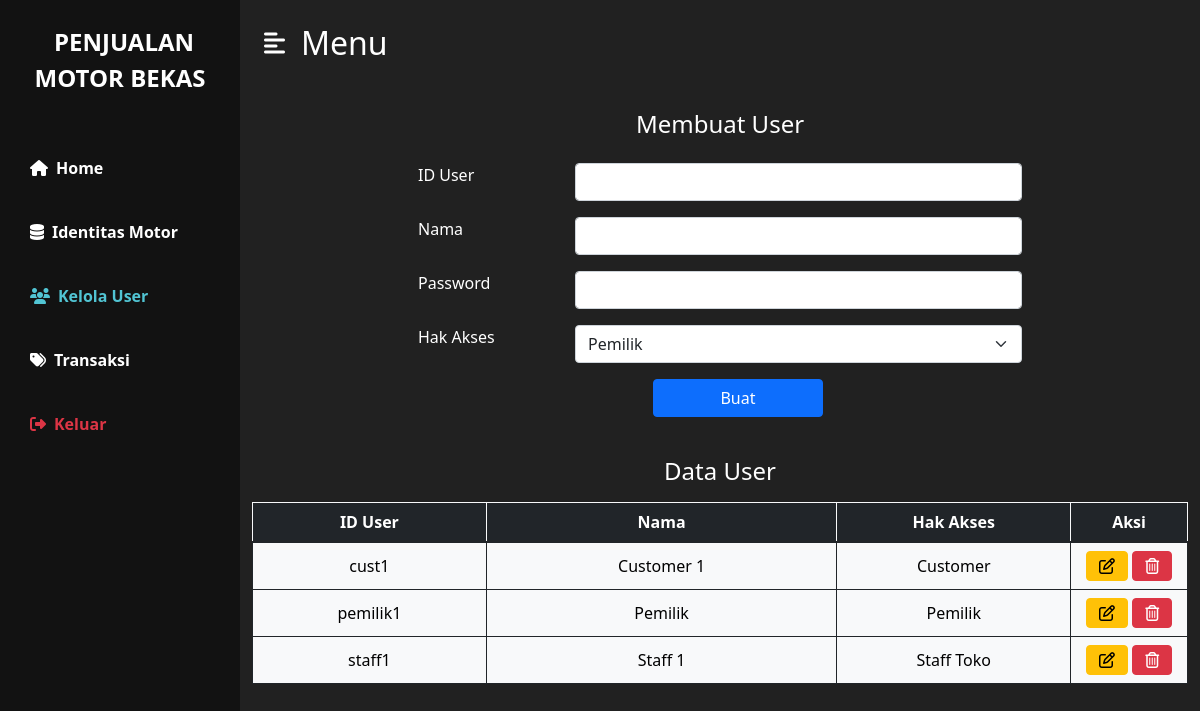
The page /pemilik/M_kelolaUser.php (signed in) on the database its author committed.
### tables this page shows
CREATE TABLE `user` (
  `id_user` varchar(20) NOT NULL,
  `password` varchar(32) NOT NULL,
  `nama` varchar(50) NOT NULL,
  `no_hp` varchar(13) NOT NULL,
  `alamat` varchar(50) NOT NULL,
  `hak_akses` enum('Pemilik','Staff Toko','Customer') NOT NULL
);

### pemilik/function/kelola_User.php (called while the page is built, shortened)
<?php
    $sqlUser = "SELECT * FROM user";
    $query = mysqli_query($koneksi, $sqlUser);
?>

### pemilik/M_kelolaUser.php (the view, shortened to what this page needs)
<?php
    require 'function/session.php';
    require 'function/kelola_User.php';
?>
<html>
<head>
    <link href="https://cdn.jsdelivr.net/npm/bootstrap@5.1.3/dist/css/bootstrap.min.css" rel="stylesheet">
    <link rel="stylesheet" href="../css/styles_index.css">
</head>
<body>
    <div class="d-flex" id="wrapper">
        <div class="bg-3" id="sidebar-wrapper">
            <div class="sidebar-heading text-center py-4 warna-1 fs-4 fw-bold text-uppercase">
                <i class="me-2"></i>Penjualan<br>Motor Bekas
            </div>
            <div class="list-group list-group-flush my-3">
                <a href="index.php" class="list-group-item list-group-item-action bg-transparent fw-bold warna-1"><i class="fas fa-home me-2"></i>Home</a>
                <a href="M_identitasMotor.php" class="list-group-item list-group-item-action bg-transparent warna-1 fw-bold"><i class="fas fa-database me-2"></i>Identitas Motor</a>
                <a href="M_kelolaUser.php" class="list-group-item list-group-item-action bg-transparent active-bar fw-bold"><i class="fas fa-users me-2"></i>Kelola User</a>
                <a href="M_transaksi.php" class="list-group-item list-group-item-action bg-transparent warna-1 fw-bold"><i class="fas fa-tags me-2"></i>Transaksi</a>
                <a href="../logout.php" class="list-group-item list-group-item-action bg-transparent text-danger fw-bold"
                onclick="return confirm('Keluar ?')"><i class="fas fa-sign-out-alt me-2"></i>Keluar</a>
            </div>
        </div>
        <div id="page-content-wrapper">
            <nav class="navbar navbar-expand-lg navbar-light bg-2 py-4 px-4">
                <div class="d-flex align-items-center">
                    <i class="fas fa-align-left warna-1 fs-4 me-3" id="menu-toggle"></i>
                    <h2 class="fs-2 m-0 warna-1">Menu</h2>
                </div>
            </nav>
            <div class="container">
                <div class="row my-4">
                    <h3 class="fs-4 warna-1 text-center mb-4">Membuat User</h3>
                    <form method="POST" class="warna-1 mx-auto px-5" style="width: 700px;">
                        <div class="row pb-3">
                            <div class="col-3"><label>ID User</label></div>
                            <div class="col">
                                <input type="text" class="form-control" name="id_user">
                            </div>
                        </div>
                        <div class="row pb-3">
                            <div class="col-3"><label>Nama</label></div>
                            <div class="col">
                                <input type="text" class="form-control form-box" name="nama">
                            </div>
                        </div>
                        <div class="row pb-3">
                            <div class="col-3"><label>Password</label></div>
                            <div class="col">
                                <input type="password" class="form-control form-box" name="password">
                            </div>
                        </div>
                        <div class="row pb-3">
                            <div class="col-3"><label>Hak Akses</label></div>
                            <div class="col">
                                <select name="hak_akses" class="form-select">
                                    <option value="Pemilik">Pemilik</option>
                                </select>
                            </div>
                        </div>
                        <div class="row text-center">
                            <div class="col ps-5">
                                <button class="btn btn-primary" type="submit" style="width: 30%;" name="tambahUser">Buat</button>
                            </div>
                        </div>
                    </form>
                </div>
                <div class="row">
                    <h4 class="h4 warna-1 text-center mb-3">Data User</h4>
                    <div class="table-responsive-xxl">
                        <table class="table table-bordered border-primary align-middle text-center  mx-auto" style="min-width: 800px;">
                            <thead class="table-dark border-light">
                                <tr>
                                    <th style="width: 20%;">ID User</th>
                                    <th style="width: 30%;">Nama</th>
                                    <th style="width: 20%;">Hak Akses</th>
                                    <th style="width: 10%;">Aksi</th>
                                </tr>
                            </thead>
                            <tbody class="table-light border-dark">
                                <?php
                                    while ($row = mysqli_fetch_array($query)){
                                        echo '
                                        <form method="POST">
                                            <div class="invisible position-absolute">
                                                <input type="text" class="form-control" name="getID" value="'.$row['id_user'].'">
                                            </div>
                                            <tr>
                                                <td>'.$row['id_user'].'</td>
                                                <td>'.$row['nama'].'</td>
                                                <td>'.$row['hak_akses'].'</td>
                                                <td>
                                                    '?><button type="submit" class="btn btn-warning" name="editUser" onclick="return confirm('Edit User?')">
                                                    <i class="far fa-edit"></i></button><?php echo'
                                                    '?><button type="submit" class="btn btn-danger" name="hapusUser" onclick="return confirm('Hapus User?')">
                                                    <i class="far fa-trash-alt"></i></button><?php echo'
                                                </td>
                                            </tr>
                                        </form>';
                                    }
                                ?>
                            </tbody>
                        </table>
                    </div>
                </div>
            </div>
        </div>
    </div>
</body>
</html>

### css/styles_index.css (style rules this page uses)
.warna-1 { color: #fff; }
.bg-2 { background-color: #212121; }
.bg-3 { background-color: #121212; }
.active-bar { color: #51C4D3; }
#wrapper { overflow-x: hidden; background-color: #212121; }
#sidebar-wrapper { min-height: 100vh; margin-left: -15rem; -webkit-transition: margin 0.25s ease-out; -moz-transition: margin 0.25s ease-out; -o-transition: margin 0.25s ease-out; transition: margin 0.25s ease-out; }
#sidebar-wrapper .sidebar-heading { padding: 0.875rem 1.25rem; font-size: 1.2rem; }
#sidebar-wrapper .list-group { width: 15rem; }
#page-content-wrapper { min-width: 100vw; }
#menu-toggle { cursor: pointer; }
.list-group-item { border: none; padding: 20px 30px; }
@media (min-width: 768px) { #sidebar-wrapper { margin-left: 0; } }
@media (min-width: 768px) { #page-content-wrapper { min-width: 0; width: 100%; } }

### rows shown on the page
user: id_user "cust1", nama "Customer 1", hak_akses "Customer"
user: id_user "pemilik1", nama "Pemilik", hak_akses "Pemilik"
user: id_user "staff1", nama "Staff 1", hak_akses "Staff Toko"
